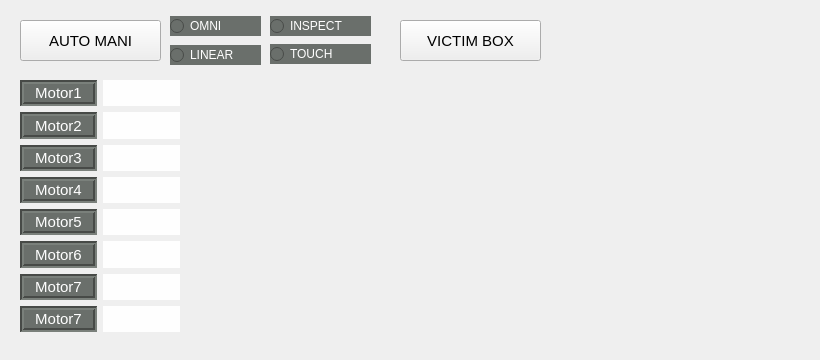
    <widget class="QWidget" name="tab_2">
     <attribute name="title">
      <string>Manipulator Tool</string>
     </attribute>
     <widget class="QPushButton" name="btn_auto_manipulator">
      <property name="geometry">
       <rect>
        <x>20</x>
        <y>20</y>
        <width>141</width>
        <height>41</height>
       </rect>
      </property>
      <property name="font">
       <font>
        <pointsize>11</pointsize>
        <weight>50</weight>
        <italic>false</italic>
        <bold>false</bold>
       </font>
      </property>
      <property name="text">
       <string>AUTO MANI</string>
      </property>
     </widget>
     <widget class="QWidget" name="verticalLayoutWidget">
      <property name="geometry">
       <rect>
        <x>170</x>
        <y>13</y>
        <width>91</width>
        <height>56</height>
       </rect>
      </property>
      <layout class="QVBoxLayout" name="verticalLayout">
       <item>
        <widget class="QRadioButton" name="omni">
         <property name="styleSheet">
          <string notr="true">background-color: rgb(106,111,107);
font: 9pt;
color: white;</string>
         </property>
         <property name="text">
          <string>OMNI</string>
         </property>
        </widget>
       </item>
       <item>
        <widget class="QRadioButton" name="linear">
         <property name="styleSheet">
          <string notr="true">background-color: rgb(106,111,107);
font: 9pt;
color: white;</string>
         </property>
         <property name="text">
          <string>LINEAR</string>
         </property>
        </widget>
       </item>
      </layout>
     </widget>
     <widget class="QWidget" name="verticalLayoutWidget_2">
      <property name="geometry">
       <rect>
        <x>270</x>
        <y>14</y>
        <width>101</width>
        <height>53</height>
       </rect>
      </property>
      <layout class="QVBoxLayout" name="verticalLayout_2">
       <item>
        <widget class="QRadioButton" name="inspect">
         <property name="styleSheet">
          <string notr="true">background-color: rgb(106,111,107);
font: 9pt;
color: white;</string>
         </property>
         <property name="text">
          <string>INSPECT</string>
         </property>
        </widget>
       </item>
       <item>
        <widget class="QRadioButton" name="touch">
         <property name="styleSheet">
          <string notr="true">background-color: rgb(106,111,107);
font: 9pt;
color: white;</string>
         </property>
         <property name="text">
          <string>TOUCH</string>
         </property>
        </widget>
       </item>
      </layout>
     </widget>
     <widget class="QWidget" name="gridLayoutWidget">
      <property name="geometry">
       <rect>
        <x>20</x>
        <y>80</y>
        <width>160</width>
        <height>252</height>
       </rect>
      </property>
      <layout class="QGridLayout" name="gridLayout">
       <item row="0" column="1">
        <widget class="QLabel" name="motor_1">
         <property name="styleSheet">
          <string notr="true">background-color: rgb(254,254,254);
font: 11pt;
color: black;</string>
         </property>
         <property name="text">
          <string/>
         </property>
        </widget>
       </item>
       <item row="5" column="0">
        <widget class="QLabel" name="label_17">
         <property name="layoutDirection">
          <enum>Qt::LeftToRight</enum>
         </property>
         <property name="styleSheet">
          <string notr="true">background-color: rgb(106,111,107);
font: 11pt;
color: white;</string>
         </property>
         <property name="frameShape">
          <enum>QFrame::Box</enum>
         </property>
         <property name="frameShadow">
          <enum>QFrame::Sunken</enum>
         </property>
         <property name="lineWidth">
          <number>2</number>
         </property>
         <property name="text">
          <string>Motor4</string>
         </property>
         <property name="alignment">
          <set>Qt::AlignCenter</set>
         </property>
        </widget>
       </item>
       <item row="7" column="1">
        <widget class="QLabel" name="motor_6">
         <property name="styleSheet">
          <string notr="true">background-color: rgb(254,254,254);
font: 11pt;
color: black;</string>
         </property>
         <property name="text">
          <string/>
         </property>
        </widget>
       </item>
       <item row="8" column="0">
        <widget class="QLabel" name="label_22">
         <property name="layoutDirection">
          <enum>Qt::LeftToRight</enum>
         </property>
         <property name="styleSheet">
          <string notr="true">background-color: rgb(106,111,107);
font: 11pt;
color: white;</string>
         </property>
         <property name="frameShape">
          <enum>QFrame::Box</enum>
         </property>
         <property name="frameShadow">
          <enum>QFrame::Sunken</enum>
         </property>
         <property name="lineWidth">
          <number>2</number>
         </property>
         <property name="text">
          <string>Motor7</string>
         </property>
         <property name="alignment">
          <set>Qt::AlignCenter</set>
         </property>
        </widget>
       </item>
       <item row="2" column="0">
        <widget class="QLabel" name="motor_2">
         <property name="layoutDirection">
          <enum>Qt::LeftToRight</enum>
         </property>
         <property name="styleSheet">
          <string notr="true">background-color: rgb(106,111,107);
font: 11pt;
color: white;</string>
         </property>
         <property name="frameShape">
          <enum>QFrame::Box</enum>
         </property>
         <property name="frameShadow">
          <enum>QFrame::Sunken</enum>
         </property>
         <property name="lineWidth">
          <number>2</number>
         </property>
         <property name="text">
          <string>Motor2</string>
         </property>
         <property name="alignment">
          <set>Qt::AlignCenter</set>
         </property>
        </widget>
       </item>
       <item row="2" column="1">
        <widget class="QLabel" name="motor_">
         <property name="styleSheet">
          <string notr="true">background-color: rgb(254,254,254);
font: 11pt;
color: black;</string>
         </property>
         <property name="text">
          <string/>
         </property>
        </widget>
       </item>
       <item row="6" column="0">
        <widget class="QLabel" name="label_18">
         <property name="layoutDirection">
          <enum>Qt::LeftToRight</enum>
         </property>
         <property name="styleSheet">
          <string notr="true">background-color: rgb(106,111,107);
font: 11pt;
color: white;</string>
         </property>
         <property name="frameShape">
          <enum>QFrame::Box</enum>
         </property>
         <property name="frameShadow">
          <enum>QFrame::Sunken</enum>
         </property>
         <property name="lineWidth">
          <number>2</number>
         </property>
         <property name="text">
          <string>Motor5</string>
         </property>
         <property name="alignment">
          <set>Qt::AlignCenter</set>
         </property>
        </widget>
       </item>
       <item row="7" column="0">
        <widget class="QLabel" name="label_19">
         <property name="layoutDirection">
          <enum>Qt::LeftToRight</enum>
         </property>
         <property name="styleSheet">
          <string notr="true">background-color: rgb(106,111,107);
font: 11pt;
color: white;</string>
         </property>
         <property name="frameShape">
          <enum>QFrame::Box</enum>
         </property>
         <property name="frameShadow">
          <enum>QFrame::Sunken</enum>
         </property>
         <property name="lineWidth">
          <number>2</number>
         </property>
         <property name="text">
          <string>Motor6</string>
         </property>
         <property name="alignment">
          <set>Qt::AlignCenter</set>
         </property>
        </widget>
       </item>
       <item row="6" column="1">
        <widget class="QLabel" name="motor_5">
         <property name="styleSheet">
          <string notr="true">background-color: rgb(254,254,254);
font: 11pt;
color: black;</string>
         </property>
         <property name="text">
          <string/>
         </property>
        </widget>
       </item>
       <item row="4" column="0">
        <widget class="QLabel" name="label_16">
         <property name="layoutDirection">
          <enum>Qt::LeftToRight</enum>
         </property>
         <property name="styleSheet">
          <string notr="true">background-color: rgb(106,111,107);
font: 11pt;
color: white;</string>
         </property>
         <property name="frameShape">
          <enum>QFrame::Box</enum>
         </property>
         <property name="frameShadow">
          <enum>QFrame::Sunken</enum>
         </property>
         <property name="lineWidth">
          <number>2</number>
         </property>
         <property name="text">
          <string>Motor3</string>
         </property>
         <property name="alignment">
          <set>Qt::AlignCenter</set>
         </property>
        </widget>
       </item>
       <item row="4" column="1">
        <widget class="QLabel" name="motor_3">
         <property name="styleSheet">
          <string notr="true">background-color: rgb(254,254,254);
font: 11pt;
color: black;</string>
         </property>
         <property name="text">
          <string/>
         </property>
        </widget>
       </item>
       <item row="5" column="1">
        <widget class="QLabel" name="motor_4">
         <property name="styleSheet">
          <string notr="true">background-color: rgb(254,254,254);
font: 11pt;
color: black;</string>
         </property>
         <property name="text">
          <string/>
         </property>
        </widget>
       </item>
       <item row="0" column="0">
        <widget class="QLabel" name="label_14">
         <property name="layoutDirection">
          <enum>Qt::LeftToRight</enum>
         </property>
         <property name="styleSheet">
          <string notr="true">background-color: rgb(106,111,107);
font: 11pt;
color: white;</string>
         </property>
         <property name="frameShape">
          <enum>QFrame::Box</enum>
         </property>
         <property name="frameShadow">
          <enum>QFrame::Sunken</enum>
         </property>
         <property name="lineWidth">
          <number>2</number>
         </property>
         <property name="text">
          <string>Motor1</string>
         </property>
         <property name="alignment">
          <set>Qt::AlignCenter</set>
         </property>
        </widget>
       </item>
       <item row="8" column="1">
        <widget class="QLabel" name="motor_7">
         <property name="styleSheet">
          <string notr="true">background-color: rgb(254,254,254);
font: 11pt;
color: black;</string>
         </property>
         <property name="text">
          <string/>
         </property>
        </widget>
       </item>
       <item row="9" column="0">
        <widget class="QLabel" name="label_24">
         <property name="layoutDirection">
          <enum>Qt::LeftToRight</enum>
         </property>
         <property name="styleSheet">
          <string notr="true">background-color: rgb(106,111,107);
font: 11pt;
color: white;</string>
         </property>
         <property name="frameShape">
          <enum>QFrame::Box</enum>
         </property>
         <property name="frameShadow">
          <enum>QFrame::Sunken</enum>
         </property>
         <property name="lineWidth">
          <number>2</number>
         </property>
         <property name="text">
          <string>Motor7</string>
         </property>
         <property name="alignment">
          <set>Qt::AlignCenter</set>
         </property>
        </widget>
       </item>
       <item row="9" column="1">
        <widget class="QLabel" name="motor_8">
         <property name="styleSheet">
          <string notr="true">background-color: rgb(254,254,254);
font: 11pt;
color: black;</string>
         </property>
         <property name="text">
          <string/>
         </property>
        </widget>
       </item>
      </layout>
     </widget>
     <widget class="QPushButton" name="btn_victim_box">
      <property name="geometry">
       <rect>
        <x>400</x>
        <y>20</y>
        <width>141</width>
        <height>41</height>
       </rect>
      </property>
      <property name="font">
       <font>
        <pointsize>11</pointsize>
        <weight>50</weight>
        <italic>false</italic>
        <bold>false</bold>
       </font>
      </property>
      <property name="text">
       <string>VICTIM BOX</string>
      </property>
     </widget>
     <widget class="QWidget" name="verticalLayoutWidget_3">
      <property name="geometry">
       <rect>
        <x>190</x>
        <y>80</y>
        <width>621</width>
        <height>271</height>
       </rect>
      </property>
      <layout class="QVBoxLayout" name="plotLayout"/>
     </widget>
    </widget>
